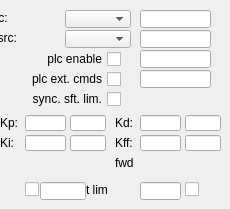
   <widget class="QWidget" name="tab_2">
    <attribute name="title">
     <string>ECMC Expert</string>
    </attribute>
    <widget class="caLineEdit" name="caLineEdit_43">
     <property name="geometry">
      <rect>
       <x>140</x>
       <y>50</y>
       <width>71</width>
       <height>18</height>
      </rect>
     </property>
     <property name="alignment">
      <set>Qt::AlignAbsolute|Qt::AlignLeading|Qt::AlignLeft|Qt::AlignVCenter</set>
     </property>
     <property name="channel" stdset="0">
      <string notr="true">$(DEV):$(Axis)-PLC-EnaCmd-RB</string>
     </property>
     <property name="foreground">
      <color>
       <red>0</red>
       <green>0</green>
       <blue>0</blue>
      </color>
     </property>
     <property name="background">
      <color>
       <red>216</red>
       <green>216</green>
       <blue>216</blue>
      </color>
     </property>
     <property name="colorMode">
      <enum>caLineEdit::Default</enum>
     </property>
     <property name="precisionMode">
      <enum>caLineEdit::Channel</enum>
     </property>
     <property name="limitsMode">
      <enum>caLineEdit::Channel</enum>
     </property>
     <property name="maxValue">
      <double>1.000000000000000</double>
     </property>
     <property name="minValue">
      <double>0.000000000000000</double>
     </property>
     <property name="fontScaleMode" stdset="0">
      <enum>caLineEdit::WidthAndHeight</enum>
     </property>
     <property name="unitsEnabled">
      <bool>true</bool>
     </property>
     <property name="formatType">
      <enum>caLineEdit::decimal</enum>
     </property>
    </widget>
    <widget class="caToggleButton" name="catogglebutton_3">
     <property name="geometry">
      <rect>
       <x>21</x>
       <y>50</y>
       <width>100</width>
       <height>18</height>
      </rect>
     </property>
     <property name="layoutDirection">
      <enum>Qt::RightToLeft</enum>
     </property>
     <property name="text">
      <string>plc enable</string>
     </property>
     <property name="channel" stdset="0">
      <string notr="true">$(DEV):$(Axis)-PLC-EnaCmd</string>
     </property>
     <property name="colorMode">
      <enum>caToggleButton::Default</enum>
     </property>
    </widget>
    <widget class="caLineEdit" name="caLineEdit_44">
     <property name="geometry">
      <rect>
       <x>140</x>
       <y>70</y>
       <width>71</width>
       <height>18</height>
      </rect>
     </property>
     <property name="alignment">
      <set>Qt::AlignAbsolute|Qt::AlignLeading|Qt::AlignLeft|Qt::AlignVCenter</set>
     </property>
     <property name="channel" stdset="0">
      <string notr="true">$(DEV):$(Axis)-CmdFrmPLCCmd-RB</string>
     </property>
     <property name="foreground">
      <color>
       <red>0</red>
       <green>0</green>
       <blue>0</blue>
      </color>
     </property>
     <property name="background">
      <color>
       <red>216</red>
       <green>216</green>
       <blue>216</blue>
      </color>
     </property>
     <property name="colorMode">
      <enum>caLineEdit::Default</enum>
     </property>
     <property name="precisionMode">
      <enum>caLineEdit::Channel</enum>
     </property>
     <property name="limitsMode">
      <enum>caLineEdit::Channel</enum>
     </property>
     <property name="maxValue">
      <double>1.000000000000000</double>
     </property>
     <property name="minValue">
      <double>0.000000000000000</double>
     </property>
     <property name="fontScaleMode" stdset="0">
      <enum>caLineEdit::WidthAndHeight</enum>
     </property>
     <property name="unitsEnabled">
      <bool>true</bool>
     </property>
     <property name="formatType">
      <enum>caLineEdit::decimal</enum>
     </property>
    </widget>
    <widget class="caToggleButton" name="catogglebutton_8">
     <property name="geometry">
      <rect>
       <x>10</x>
       <y>70</y>
       <width>111</width>
       <height>18</height>
      </rect>
     </property>
     <property name="layoutDirection">
      <enum>Qt::RightToLeft</enum>
     </property>
     <property name="text">
      <string>plc ext. cmds</string>
     </property>
     <property name="channel" stdset="0">
      <string notr="true">$(DEV):$(Axis)-CmdFrmPLCCmd</string>
     </property>
    </widget>
    <widget class="caTextEntry" name="catextentry_14">
     <property name="geometry">
      <rect>
       <x>25</x>
       <y>115</y>
       <width>41</width>
       <height>16</height>
      </rect>
     </property>
     <property name="maximumSize">
      <size>
       <width>16777215</width>
       <height>18</height>
      </size>
     </property>
     <property name="readOnly">
      <bool>false</bool>
     </property>
     <property name="channel" stdset="0">
      <string notr="true">$(DEV):$(Axis)-Ctrl-Kp</string>
     </property>
     <property name="keepFocus">
      <bool>true</bool>
     </property>
    </widget>
    <widget class="caLineEdit" name="calineedit_38">
     <property name="geometry">
      <rect>
       <x>70</x>
       <y>115</y>
       <width>36</width>
       <height>16</height>
      </rect>
     </property>
     <property name="maximumSize">
      <size>
       <width>16777215</width>
       <height>18</height>
      </size>
     </property>
     <property name="channel" stdset="0">
      <string notr="true">$(DEV):$(Axis)-Ctrl-Kp</string>
     </property>
     <property name="background">
      <color alpha="222">
       <red>192</red>
       <green>192</green>
       <blue>192</blue>
      </color>
     </property>
     <property name="colorMode">
      <enum>caLineEdit::Static</enum>
     </property>
     <property name="precisionMode">
      <enum>caLineEdit::Channel</enum>
     </property>
     <property name="limitsMode">
      <enum>caLineEdit::User</enum>
     </property>
     <property name="unitsEnabled">
      <bool>true</bool>
     </property>
    </widget>
    <widget class="caLabel" name="calabel_44">
     <property name="geometry">
      <rect>
       <x>0</x>
       <y>115</y>
       <width>21</width>
       <height>16</height>
      </rect>
     </property>
     <property name="maximumSize">
      <size>
       <width>16777215</width>
       <height>16</height>
      </size>
     </property>
     <property name="text">
      <string>Kp:</string>
     </property>
    </widget>
    <widget class="caTextEntry" name="catextentry_15">
     <property name="geometry">
      <rect>
       <x>25</x>
       <y>135</y>
       <width>41</width>
       <height>16</height>
      </rect>
     </property>
     <property name="maximumSize">
      <size>
       <width>16777215</width>
       <height>18</height>
      </size>
     </property>
     <property name="readOnly">
      <bool>false</bool>
     </property>
     <property name="channel" stdset="0">
      <string notr="true">$(DEV):$(Axis)-Ctrl-Ki</string>
     </property>
     <property name="keepFocus">
      <bool>true</bool>
     </property>
    </widget>
    <widget class="caLineEdit" name="calineedit_39">
     <property name="geometry">
      <rect>
       <x>70</x>
       <y>135</y>
       <width>36</width>
       <height>16</height>
      </rect>
     </property>
     <property name="maximumSize">
      <size>
       <width>16777215</width>
       <height>18</height>
      </size>
     </property>
     <property name="channel" stdset="0">
      <string notr="true">$(DEV):$(Axis)-Ctrl-Ki</string>
     </property>
     <property name="background">
      <color alpha="222">
       <red>192</red>
       <green>192</green>
       <blue>192</blue>
      </color>
     </property>
     <property name="colorMode">
      <enum>caLineEdit::Static</enum>
     </property>
     <property name="precisionMode">
      <enum>caLineEdit::Channel</enum>
     </property>
     <property name="limitsMode">
      <enum>caLineEdit::User</enum>
     </property>
     <property name="unitsEnabled">
      <bool>true</bool>
     </property>
    </widget>
    <widget class="caLabel" name="calabel_59">
     <property name="geometry">
      <rect>
       <x>0</x>
       <y>135</y>
       <width>21</width>
       <height>16</height>
      </rect>
     </property>
     <property name="maximumSize">
      <size>
       <width>16777215</width>
       <height>16</height>
      </size>
     </property>
     <property name="text">
      <string>Ki:</string>
     </property>
    </widget>
    <widget class="caTextEntry" name="catextentry_17">
     <property name="geometry">
      <rect>
       <x>140</x>
       <y>115</y>
       <width>41</width>
       <height>16</height>
      </rect>
     </property>
     <property name="maximumSize">
      <size>
       <width>16777215</width>
       <height>18</height>
      </size>
     </property>
     <property name="readOnly">
      <bool>false</bool>
     </property>
     <property name="channel" stdset="0">
      <string notr="true">$(DEV):$(Axis)-Ctrl-Kd</string>
     </property>
     <property name="keepFocus">
      <bool>true</bool>
     </property>
    </widget>
    <widget class="caLineEdit" name="calineedit_40">
     <property name="geometry">
      <rect>
       <x>185</x>
       <y>115</y>
       <width>36</width>
       <height>16</height>
      </rect>
     </property>
     <property name="maximumSize">
      <size>
       <width>16777215</width>
       <height>18</height>
      </size>
     </property>
     <property name="channel" stdset="0">
      <string notr="true">$(DEV):$(Axis)-Ctrl-Kd</string>
     </property>
     <property name="background">
      <color alpha="222">
       <red>192</red>
       <green>192</green>
       <blue>192</blue>
      </color>
     </property>
     <property name="colorMode">
      <enum>caLineEdit::Static</enum>
     </property>
     <property name="precisionMode">
      <enum>caLineEdit::Channel</enum>
     </property>
     <property name="limitsMode">
      <enum>caLineEdit::User</enum>
     </property>
     <property name="unitsEnabled">
      <bool>true</bool>
     </property>
    </widget>
    <widget class="caLabel" name="calabel_60">
     <property name="geometry">
      <rect>
       <x>115</x>
       <y>115</y>
       <width>21</width>
       <height>16</height>
      </rect>
     </property>
     <property name="maximumSize">
      <size>
       <width>16777215</width>
       <height>16</height>
      </size>
     </property>
     <property name="text">
      <string>Kd:</string>
     </property>
    </widget>
    <widget class="caLabel" name="calabel_62">
     <property name="geometry">
      <rect>
       <x>115</x>
       <y>135</y>
       <width>21</width>
       <height>16</height>
      </rect>
     </property>
     <property name="maximumSize">
      <size>
       <width>16777215</width>
       <height>16</height>
      </size>
     </property>
     <property name="text">
      <string>Kff:</string>
     </property>
    </widget>
    <widget class="caTextEntry" name="catextentry_28">
     <property name="geometry">
      <rect>
       <x>140</x>
       <y>135</y>
       <width>41</width>
       <height>16</height>
      </rect>
     </property>
     <property name="maximumSize">
      <size>
       <width>16777215</width>
       <height>18</height>
      </size>
     </property>
     <property name="readOnly">
      <bool>false</bool>
     </property>
     <property name="channel" stdset="0">
      <string notr="true">$(DEV):$(Axis)-Ctrl-Kff</string>
     </property>
     <property name="keepFocus">
      <bool>true</bool>
     </property>
    </widget>
    <widget class="caLineEdit" name="calineedit_43">
     <property name="geometry">
      <rect>
       <x>185</x>
       <y>135</y>
       <width>36</width>
       <height>16</height>
      </rect>
     </property>
     <property name="maximumSize">
      <size>
       <width>16777215</width>
       <height>18</height>
      </size>
     </property>
     <property name="channel" stdset="0">
      <string notr="true">$(DEV):$(Axis)-Ctrl-Kff</string>
     </property>
     <property name="background">
      <color alpha="222">
       <red>192</red>
       <green>192</green>
       <blue>192</blue>
      </color>
     </property>
     <property name="colorMode">
      <enum>caLineEdit::Static</enum>
     </property>
     <property name="precisionMode">
      <enum>caLineEdit::Channel</enum>
     </property>
     <property name="limitsMode">
      <enum>caLineEdit::User</enum>
     </property>
     <property name="unitsEnabled">
      <bool>true</bool>
     </property>
    </widget>
    <widget class="caLabel" name="calabel_87">
     <property name="geometry">
      <rect>
       <x>70</x>
       <y>182</y>
       <width>61</width>
       <height>16</height>
      </rect>
     </property>
     <property name="maximumSize">
      <size>
       <width>16777215</width>
       <height>16</height>
      </size>
     </property>
     <property name="text">
      <string>soft lim</string>
     </property>
    </widget>
    <widget class="caLed" name="caled_42">
     <property name="geometry">
      <rect>
       <x>200</x>
       <y>180</y>
       <width>14</width>
       <height>18</height>
      </rect>
     </property>
     <property name="rectangular">
      <bool>true</bool>
     </property>
     <property name="gradientEnabled">
      <bool>false</bool>
     </property>
     <property name="ledWidth">
      <number>12</number>
     </property>
     <property name="ledHeight">
      <number>12</number>
     </property>
     <property name="channel" stdset="0">
      <string notr="true">$(DEV):$(Axis)-SftLimFwdEna-RB</string>
     </property>
     <property name="falseColor">
      <color>
       <red>160</red>
       <green>160</green>
       <blue>160</blue>
      </color>
     </property>
     <property name="trueColor">
      <color>
       <red>0</red>
       <green>85</green>
       <blue>0</blue>
      </color>
     </property>
    </widget>
    <widget class="caTextEntry" name="catextentry_29">
     <property name="geometry">
      <rect>
       <x>40</x>
       <y>182</y>
       <width>46</width>
       <height>18</height>
      </rect>
     </property>
     <property name="maximumSize">
      <size>
       <width>16777215</width>
       <height>18</height>
      </size>
     </property>
     <property name="readOnly">
      <bool>false</bool>
     </property>
     <property name="channel" stdset="0">
      <string notr="true">$(DEV):$(Axis)-CfgDLLM</string>
     </property>
     <property name="keepFocus">
      <bool>true</bool>
     </property>
    </widget>
    <widget class="caToggleButton" name="catogglebutton_10">
     <property name="geometry">
      <rect>
       <x>185</x>
       <y>179</y>
       <width>16</width>
       <height>20</height>
      </rect>
     </property>
     <property name="minimumSize">
      <size>
       <width>0</width>
       <height>20</height>
      </size>
     </property>
     <property name="maximumSize">
      <size>
       <width>16777215</width>
       <height>20</height>
      </size>
     </property>
     <property name="iconSize">
      <size>
       <width>22</width>
       <height>22</height>
      </size>
     </property>
     <property name="checkable">
      <bool>true</bool>
     </property>
     <property name="channel" stdset="0">
      <string notr="true">$(DEV):$(Axis)-SftLimFwdEna</string>
     </property>
    </widget>
    <widget class="caLed" name="caled_43">
     <property name="geometry">
      <rect>
       <x>10</x>
       <y>180</y>
       <width>14</width>
       <height>18</height>
      </rect>
     </property>
     <property name="rectangular">
      <bool>true</bool>
     </property>
     <property name="gradientEnabled">
      <bool>false</bool>
     </property>
     <property name="ledWidth">
      <number>12</number>
     </property>
     <property name="ledHeight">
      <number>12</number>
     </property>
     <property name="channel" stdset="0">
      <string notr="true">$(DEV):$(Axis)-SftLimBwdEna-RB</string>
     </property>
     <property name="falseColor">
      <color>
       <red>160</red>
       <green>160</green>
       <blue>160</blue>
      </color>
     </property>
     <property name="trueColor">
      <color>
       <red>0</red>
       <green>85</green>
       <blue>0</blue>
      </color>
     </property>
    </widget>
    <widget class="caTextEntry" name="catextentry_30">
     <property name="geometry">
      <rect>
       <x>140</x>
       <y>182</y>
       <width>41</width>
       <height>18</height>
      </rect>
     </property>
     <property name="maximumSize">
      <size>
       <width>16777215</width>
       <height>18</height>
      </size>
     </property>
     <property name="readOnly">
      <bool>false</bool>
     </property>
     <property name="channel" stdset="0">
      <string notr="true">$(DEV):$(Axis)-CfgDHLM</string>
     </property>
     <property name="keepFocus">
      <bool>true</bool>
     </property>
    </widget>
    <widget class="caToggleButton" name="catogglebutton_11">
     <property name="geometry">
      <rect>
       <x>25</x>
       <y>179</y>
       <width>16</width>
       <height>20</height>
      </rect>
     </property>
     <property name="minimumSize">
      <size>
       <width>0</width>
       <height>20</height>
      </size>
     </property>
     <property name="maximumSize">
      <size>
       <width>16777215</width>
       <height>20</height>
      </size>
     </property>
     <property name="iconSize">
      <size>
       <width>22</width>
       <height>22</height>
      </size>
     </property>
     <property name="checkable">
      <bool>true</bool>
     </property>
     <property name="channel" stdset="0">
      <string notr="true">$(DEV):$(Axis)-SftLimBwdEna</string>
     </property>
    </widget>
    <widget class="caLabel" name="calabel_88">
     <property name="geometry">
      <rect>
       <x>115</x>
       <y>155</y>
       <width>80</width>
       <height>16</height>
      </rect>
     </property>
     <property name="maximumSize">
      <size>
       <width>16777215</width>
       <height>16</height>
      </size>
     </property>
     <property name="text">
      <string>fwd</string>
     </property>
    </widget>
    <widget class="caGraphics" name="cagraphics_5">
     <property name="geometry">
      <rect>
       <x>120</x>
       <y>160</y>
       <width>101</width>
       <height>21</height>
      </rect>
     </property>
     <property name="form">
      <enum>caGraphics::Arrow</enum>
     </property>
     <property name="tiltAngle">
      <number>180</number>
     </property>
    </widget>
    <widget class="caGraphics" name="cagraphics_6">
     <property name="geometry">
      <rect>
       <x>10</x>
       <y>160</y>
       <width>116</width>
       <height>21</height>
      </rect>
     </property>
     <property name="form">
      <enum>caGraphics::Arrow</enum>
     </property>
    </widget>
    <widget class="caLabel" name="calabel_89">
     <property name="geometry">
      <rect>
       <x>-30</x>
       <y>155</y>
       <width>80</width>
       <height>16</height>
      </rect>
     </property>
     <property name="maximumSize">
      <size>
       <width>16777215</width>
       <height>16</height>
      </size>
     </property>
     <property name="text">
      <string>bwd</string>
     </property>
    </widget>
    <widget class="caLineEdit" name="calineedit_14">
     <property name="geometry">
      <rect>
       <x>140</x>
       <y>10</y>
       <width>71</width>
       <height>18</height>
      </rect>
     </property>
     <property name="minimumSize">
      <size>
       <width>0</width>
       <height>18</height>
      </size>
     </property>
     <property name="channel" stdset="0">
      <string notr="true">$(DEV):$(Axis)-TrjSrcTyp-RB</string>
     </property>
     <property name="precisionMode">
      <enum>caLineEdit::Channel</enum>
     </property>
     <property name="limitsMode">
      <enum>caLineEdit::User</enum>
     </property>
     <property name="unitsEnabled">
      <bool>true</bool>
     </property>
    </widget>
    <widget class="caMenu" name="camenu">
     <property name="geometry">
      <rect>
       <x>65</x>
       <y>10</y>
       <width>66</width>
       <height>18</height>
      </rect>
     </property>
     <property name="minimumSize">
      <size>
       <width>0</width>
       <height>18</height>
      </size>
     </property>
     <property name="layoutDirection">
      <enum>Qt::LeftToRight</enum>
     </property>
     <property name="channel" stdset="0">
      <string notr="true">$(DEV):$(Axis)-TrjSrcTyp-Cmd</string>
     </property>
    </widget>
    <widget class="caLabel" name="calabel_90">
     <property name="geometry">
      <rect>
       <x>-25</x>
       <y>10</y>
       <width>80</width>
       <height>16</height>
      </rect>
     </property>
     <property name="maximumSize">
      <size>
       <width>16777215</width>
       <height>16</height>
      </size>
     </property>
     <property name="text">
      <string>trj src:</string>
     </property>
    </widget>
    <widget class="caMenu" name="camenu_6">
     <property name="geometry">
      <rect>
       <x>65</x>
       <y>30</y>
       <width>66</width>
       <height>18</height>
      </rect>
     </property>
     <property name="minimumSize">
      <size>
       <width>0</width>
       <height>18</height>
      </size>
     </property>
     <property name="layoutDirection">
      <enum>Qt::LeftToRight</enum>
     </property>
     <property name="channel" stdset="0">
      <string notr="true">$(DEV):$(Axis)-EncSrcTyp-Cmd</string>
     </property>
    </widget>
    <widget class="caLineEdit" name="calineedit_17">
     <property name="geometry">
      <rect>
       <x>140</x>
       <y>30</y>
       <width>71</width>
       <height>18</height>
      </rect>
     </property>
     <property name="minimumSize">
      <size>
       <width>0</width>
       <height>18</height>
      </size>
     </property>
     <property name="channel" stdset="0">
      <string notr="true">$(DEV):$(Axis)-EncSrcTyp-RB</string>
     </property>
     <property name="precisionMode">
      <enum>caLineEdit::Channel</enum>
     </property>
     <property name="limitsMode">
      <enum>caLineEdit::User</enum>
     </property>
     <property name="unitsEnabled">
      <bool>true</bool>
     </property>
    </widget>
    <widget class="caLabel" name="calabel_91">
     <property name="geometry">
      <rect>
       <x>-25</x>
       <y>30</y>
       <width>80</width>
       <height>16</height>
      </rect>
     </property>
     <property name="maximumSize">
      <size>
       <width>16777215</width>
       <height>16</height>
      </size>
     </property>
     <property name="text">
      <string>enc src:</string>
     </property>
    </widget>
    <widget class="caToggleButton" name="catogglebutton_9">
     <property name="geometry">
      <rect>
       <x>10</x>
       <y>90</y>
       <width>111</width>
       <height>18</height>
      </rect>
     </property>
     <property name="layoutDirection">
      <enum>Qt::RightToLeft</enum>
     </property>
     <property name="text">
      <string>sync. sft. lim.</string>
     </property>
     <property name="channel" stdset="0">
      <string notr="true">$(DEV):$(Axis)-CfgSyncSftLim</string>
     </property>
    </widget>
    <zorder>cagraphics_5</zorder>
    <zorder>caLineEdit_43</zorder>
    <zorder>catogglebutton_3</zorder>
    <zorder>caLineEdit_44</zorder>
    <zorder>catogglebutton_8</zorder>
    <zorder>catextentry_14</zorder>
    <zorder>calineedit_38</zorder>
    <zorder>calabel_44</zorder>
    <zorder>catextentry_15</zorder>
    <zorder>calineedit_39</zorder>
    <zorder>calabel_59</zorder>
    <zorder>catextentry_17</zorder>
    <zorder>calineedit_40</zorder>
    <zorder>calabel_60</zorder>
    <zorder>calabel_62</zorder>
    <zorder>catextentry_28</zorder>
    <zorder>calineedit_43</zorder>
    <zorder>calabel_87</zorder>
    <zorder>caled_42</zorder>
    <zorder>catextentry_29</zorder>
    <zorder>catogglebutton_10</zorder>
    <zorder>caled_43</zorder>
    <zorder>catextentry_30</zorder>
    <zorder>catogglebutton_11</zorder>
    <zorder>calabel_88</zorder>
    <zorder>cagraphics_6</zorder>
    <zorder>calabel_89</zorder>
    <zorder>calineedit_14</zorder>
    <zorder>camenu</zorder>
    <zorder>calabel_90</zorder>
    <zorder>camenu_6</zorder>
    <zorder>calineedit_17</zorder>
    <zorder>calabel_91</zorder>
    <zorder>catogglebutton_9</zorder>
   </widget>
